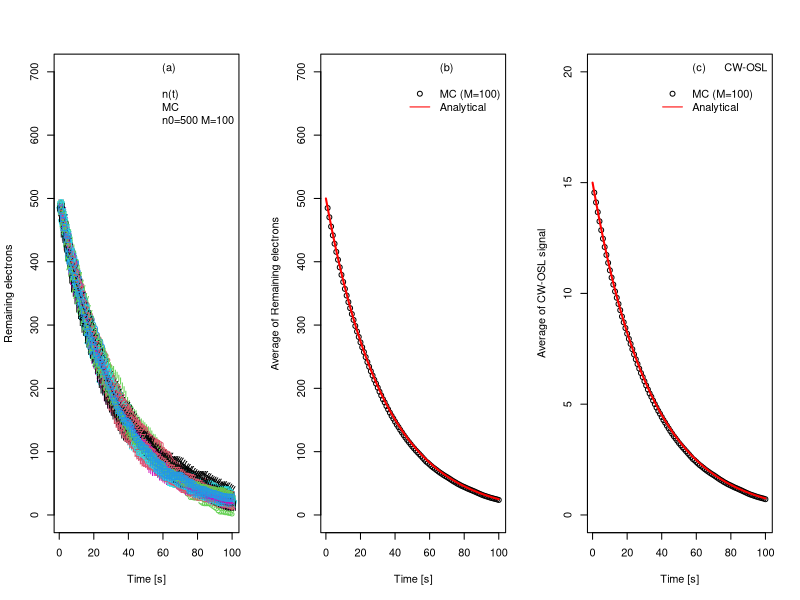

This chart was generated by the following R code:
# Simulate CW-OSL process using the simplest MC code 
# Original Mathematica program by Vasilis Pagonis
# R version written by Johannes Friedrich, 2018
rm(list = ls(all=T))
options(warn=-1)
library(matrixStats)
# Define Parameters
mu <- 0.03 # probability of optical excitation per second
deltat <- 1
times <- seq(1, 100, deltat) # time sequence
n0  <- 500 # initial number of electrons at t=0
# Number of iterations of the Monte carlo process
mcruns <- 100   
nMatrix  <- matrix(NA, nrow = length(times), ncol = mcruns)
# The 3 main Monte Carlo loops follow
system.time(invisible(
  for (k in 1:mcruns)
  {  n <- n0
  for (t in 1:length(times)){
    for (j in 1:n){
      r <- runif(1)  # random number in (0,1)
      P <- mu*deltat
      if (r < P) n <- n - 1  # the electron has recombined  
    }
    nMatrix[t,k] <- n  }  }  ))
# Take average of iterations 
avgn <- rowMeans(nMatrix)
## plot MC and analytical solution n(t)
par(mfrow=c(1,3))
pch<-c(NA,NA,1,NA)
lty<-c(NA,NA,NA,"solid")
col<-c(NA,NA,"black","red")
matplot(x=times,nMatrix,xlab = "Time [s]",   
        ylab = "Remaining electrons",ylim=c(0,700))
legend("topright",bty="n",legend=c("(a)"," ",
                                   "n(t) ","MC","n0=500 M=100"))
plot(x = times,      y = avgn,type = "p",pch = 1,,ylim=c(0,700), 
     xlab = "Time [s]", ylab = "Average of Remaining electrons")
curve(n0*exp(-mu*x),0,max(t),add=TRUE,col="red",lwd=2)
legend("topright",bty="n",c("(b)   "," ","MC (M=100)",
                            "Analytical"),pch=pch,lty=lty,col=col)
plot(x = times,   y = mu*avgn,type = "p",pch = 1,ylim=c(0,20), 
     xlab = "Time [s]",  ylab = "Average of CW-OSL signal")
legend("topright",bty="n",c("(c)      CW-OSL"," ","MC (M=100)",
                            "Analytical"),pch=pch,lty=lty,col=col)
curve(n0*mu*exp(-mu*x),from=0,max(t),add=TRUE,col="red",lwd=2)